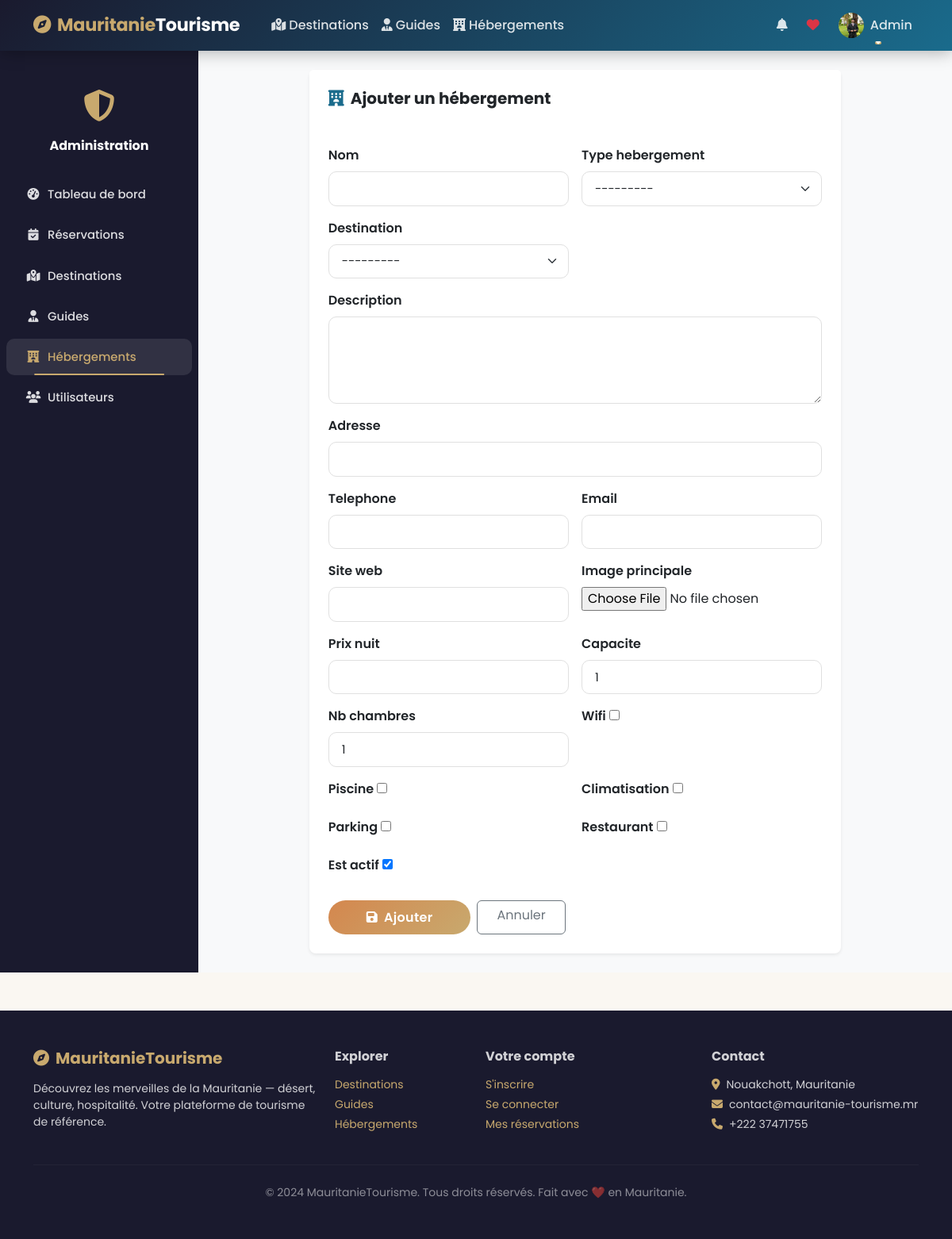
/administration/hebergements/ajouter/ (signed in), run on the app's committed database.
### main/models.py (models this page shows, shortened)
class Utilisateur(AbstractUser):
    ROLES = [
        ('visiteur', 'Visiteur'),
        ('utilisateur', 'Utilisateur'),
        ('admin', 'Administrateur'),
    ]
    role = models.CharField(max_length=20, choices=ROLES, default='visiteur')
    telephone = models.CharField(max_length=20, blank=True, null=True)
    adresse = models.CharField(max_length=255, blank=True, null=True)
    pays = models.CharField(max_length=100, blank=True, null=True)
    photo_profil = models.ImageField(upload_to='profils/', blank=True, null=True)
    date_inscription = models.DateTimeField(auto_now_add=True)
    est_actif = models.BooleanField(default=True)
    class Meta:
        db_table = 'UTILISATEUR'
        verbose_name = 'Utilisateur'
        verbose_name_plural = 'Utilisateurs'

### main/views.py (the view)
    def wrapper(request, *args, **kwargs):
        if not request.user.is_authenticated or request.user.role != 'admin':
            messages.error(request, 'Accès réservé aux administrateurs.')
            return redirect('connexion')
        return view_func(request, *args, **kwargs)

### main/models.py (called while the page is built)
    def __str__(self):
        return self.nom

    def __str__(self):
        return self.nom

### main/views.py (called while the page is built)
def admin_required(view_func):
    def wrapper(request, *args, **kwargs):
        if not request.user.is_authenticated or request.user.role != 'admin':
            messages.error(request, 'Accès réservé aux administrateurs.')
            return redirect('connexion')
        return view_func(request, *args, **kwargs)
    return wrapper

@admin_required
def admin_ajouter_hebergement(request):
    if request.method == 'POST':
        form = HebergementForm(request.POST, request.FILES)
        if form.is_valid():
            form.save()
            messages.success(request, 'Hébergement ajouté.')
            return redirect('admin_hebergements')
    else:
        form = HebergementForm()
    return render(request, 'admin_panel/form_hebergement.html', {'form': form, 'action': 'Ajouter'})

### templates/admin_panel/form_hebergement.html (shortened to what this page needs)
{% extends 'base.html' %}
{% block content %}
<div class="d-flex" style="min-height:calc(100vh - 56px)">
    <div class="admin-sidebar" style="width:250px;flex-shrink:0">
        <div class="text-center py-4">
            <div style="font-size:2.5rem;color:var(--sable)"><i class="fas fa-shield-alt"></i></div>
            <div class="text-white fw-bold mt-2">Administration</div>
        </div>
        <nav class="nav flex-column">
            <a class="nav-link" href="{% url 'admin_dashboard' %}"><i class="fas fa-tachometer-alt me-2"></i>Tableau de bord</a>
            <a class="nav-link" href="{% url 'admin_reservations' %}"><i class="fas fa-calendar-check me-2"></i>Réservations</a>
            <a class="nav-link" href="{% url 'admin_destinations' %}"><i class="fas fa-map-marked-alt me-2"></i>Destinations</a>
            <a class="nav-link" href="{% url 'admin_guides' %}"><i class="fas fa-user-tie me-2"></i>Guides</a>
            <a class="nav-link active" href="{% url 'admin_hebergements' %}"><i class="fas fa-hotel me-2"></i>Hébergements</a>
            <a class="nav-link" href="{% url 'admin_utilisateurs' %}"><i class="fas fa-users me-2"></i>Utilisateurs</a>
        </nav>
    </div>
    <div class="flex-fill p-4" style="background:#f8f9fa">
        <div class="row justify-content-center">
            <div class="col-lg-9">
                <div class="card border-0 rounded-3 shadow-sm">
                    <div class="card-header bg-white p-4 border-0">
                        <h5 class="fw-bold mb-0">
                            <i class="fas fa-hotel me-2" style="color:var(--ocean)"></i>{{ action }} un hébergement
                        </h5>
                    </div>
                    <div class="card-body p-4">
                        <form method="post" enctype="multipart/form-data">
                            <div class="row g-3">
                                {% for field in form %}
                                <div class="col-md-{% if field.name in 'description,adresse' %}12{% else %}6{% endif %}">
                                    <label class="form-label fw-semibold">{{ field.label }}</label>
                                    {{ field }}
                                </div>
                                {% endfor %}
                            </div>
                            <div class="d-flex gap-2 mt-4">
                                <button type="submit" class="btn btn-mauritanie px-5">
                                    <i class="fas fa-save me-2"></i>{{ action }}
                                </button>
                                <a href="{% url 'admin_hebergements' %}" class="btn btn-outline-secondary px-4">Annuler</a>
                            </div>
                        </form>
                    </div>
                </div>
            </div>
        </div>
    </div>
</div>
{% endblock %}

### templates/base.html (shortened to what this page needs)
<!DOCTYPE html>
<html lang="fr">
<head>
    <link href="https://cdn.jsdelivr.net/npm/bootstrap@5.3.0/dist/css/bootstrap.min.css" rel="stylesheet">
    <link href="https://cdnjs.cloudflare.com/ajax/libs/font-awesome/6.4.0/css/all.min.css" rel="stylesheet">
    {% load static %}
    <link rel="stylesheet" href="{% static 'css/style.css' %}">
</head>
<body>
<nav class="navbar navbar-expand-lg sticky-top">
    <div class="container">
        <a class="navbar-brand" href="{% url 'accueil' %}">
            <i class="fas fa-compass me-2"></i>Mauritanie<span>Tourisme</span>
        </a>
        <div class="collapse navbar-collapse" id="navMenu">
            <ul class="navbar-nav me-auto mb-2 mb-lg-0 ms-3">
                <li class="nav-item"><a class="nav-link" href="{% url 'destinations' %}"><i class="fas fa-map-marked-alt me-1"></i>Destinations</a></li>
                <li class="nav-item"><a class="nav-link" href="{% url 'guides' %}"><i class="fas fa-user-tie me-1"></i>Guides</a></li>
                <li class="nav-item"><a class="nav-link" href="{% url 'hebergements' %}"><i class="fas fa-hotel me-1"></i>Hébergements</a></li>
            </ul>
            <ul class="navbar-nav ms-auto align-items-center">
                {% if user.is_authenticated %}
                    <li class="nav-item me-2 position-relative">
                        <a class="nav-link" href="#" onclick="marquerLu()">
                            <i class="fas fa-bell"></i>
                        </a>
                    </li>
                    <li class="nav-item me-2">
                        <a class="nav-link" href="{% url 'mes_favoris' %}"><i class="fas fa-heart text-danger"></i></a>
                    </li>
                    <li class="nav-item dropdown">
                        <a class="nav-link dropdown-toggle d-flex align-items-center" href="#" data-bs-toggle="dropdown">
                            {% if user.photo_profil %}
                                <img src="{{ user.photo_profil.url }}" width="32" height="32" class="rounded-circle me-2" style="object-fit:cover">
                            {% else %}
                                <div class="bg-warning rounded-circle me-2 d-flex align-items-center justify-content-center" style="width:32px;height:32px;font-size:.8rem;font-weight:700">{{ user.username|first|upper }}</div>
                            {% endif %}
                            {{ user.first_name|default:user.username }}
                        </a>
                    </li>
                {% endif %}
            </ul>
        </div>
    </div>
</nav>
{% block content %}{% endblock %}
<footer class="py-5 mt-5">
    <div class="container">
        <div class="row g-4">
            <div class="col-md-4">
                <h5 class="fw-bold mb-3" style="color:var(--sable)"><i class="fas fa-compass me-2"></i>MauritanieTourisme</h5>
                <p class="small">Découvrez les merveilles de la Mauritanie — désert, culture, hospitalité. Votre plateforme de tourisme de référence.</p>
            </div>
            <div class="col-md-2">
                <h6 class="fw-bold mb-3">Explorer</h6>
                <ul class="list-unstyled small">
                    <li class="mb-1"><a href="{% url 'destinations' %}">Destinations</a></li>
                    <li class="mb-1"><a href="{% url 'guides' %}">Guides</a></li>
                    <li class="mb-1"><a href="{% url 'hebergements' %}">Hébergements</a></li>
                </ul>
            </div>
            <div class="col-md-3">
                <h6 class="fw-bold mb-3">Votre compte</h6>
                <ul class="list-unstyled small">
                    <li class="mb-1"><a href="{% url 'inscription' %}">S'inscrire</a></li>
                    <li class="mb-1"><a href="{% url 'connexion' %}">Se connecter</a></li>
                    {% if user.is_authenticated %}
                    <li class="mb-1"><a href="{% url 'mes_reservations' %}">Mes réservations</a></li>
                    {% endif %}
                </ul>
            </div>
            <div class="col-md-3">
                <h6 class="fw-bold mb-3">Contact</h6>
                <ul class="list-unstyled small">
                    <li class="mb-1"><i class="fas fa-map-marker-alt me-2" style="color:var(--sable)"></i>Nouakchott, Mauritanie</li>
                    <li class="mb-1"><i class="fas fa-envelope me-2" style="color:var(--sable)"></i>contact@mauritanie-tourisme.mr</li>
                    <li class="mb-1"><i class="fas fa-phone me-2" style="color:var(--sable)"></i>+222 37471755</li>
                </ul>
            </div>
        </div>
        <hr style="border-color:rgba(255,255,255,.15)" class="my-4">
        <div class="text-center small" style="color:rgba(255,255,255,.5)">
            © 2024 MauritanieTourisme. Tous droits réservés. Fait avec ❤️ en Mauritanie.
        </div>
    </div>
</footer>
</body>
</html>

### static/css/style.css (style rules this page uses)
:root { --sable: #C8A96E; --desert: #D4874E; --ocean: #1A6B8C; --vert: #2D7D46; --nuit: #1A1A2E; --creme: #FAF7F2; }
body { font-family: 'Poppins', sans-serif; background-color: var(--creme); color: #2d2d2d; }
h1, h2, h3, h4, h5, h6 { font-weight: 700; }
.btn-mauritanie { background: linear-gradient(135deg, var(--desert), var(--sable)); color: #fff !important; border: none; font-weight: 600; border-radius: 50px; padding: .55rem 1.8rem; transition: transform .2s, box-shadow .2s, filter .2s; letter-spacing: .3px; }
.navbar { background: linear-gradient(135deg, var(--nuit) 0%, #16213e 100%); box-shadow: 0 2px 20px rgba(0,0,0,.3); transition: padding .3s; }
.navbar-brand { font-weight: 800; font-size: 1.4rem; color: var(--sable) !important; letter-spacing: -.3px; }
.navbar-brand span { color: #fff; }
.nav-link { color: rgba(255,255,255,.82) !important; font-weight: 500; transition: color .25s; position: relative; }
.nav-link::after { content: ''; position: absolute; bottom: 0; left: 50%; transform: translateX(-50%); width: 0; height: 2px; background: var(--sable); transition: width .3s; border-radius: 2px; }
.nav-link:hover::after, .nav-link.active::after { width: 70%; }
.nav-link:hover, .nav-link.active { color: var(--sable) !important; }
.admin-sidebar { background: linear-gradient(180deg, var(--nuit) 0%, #16213e 100%); min-height: 100vh; }
.admin-sidebar .nav-link { color: rgba(255,255,255,.72); padding: .75rem 1.5rem; border-radius: 10px; margin: .15rem .5rem; transition: background .2s, color .2s; font-size: .93rem; }
.admin-sidebar .nav-link:hover, .admin-sidebar .nav-link.active { background: rgba(200,169,110,.18); color: var(--sable) !important; }
.admin-sidebar .nav-link i { width: 20px; text-align: center; }
.form-control, .form-select { border-radius: 10px; border-color: #e0e0e0; padding: .6rem 1rem; font-size: .93rem; transition: border-color .2s, box-shadow .2s; }
footer { background: linear-gradient(180deg, var(--nuit) 0%, #0d0d1a 100%); color: rgba(255,255,255,.75); }
footer a { color: var(--sable); text-decoration: none; transition: color .2s; }

### templates/base.html (style rules this page uses)
:root { --sable: #C8A96E; --desert: #D4874E; --ocean: #1A6B8C; --vert: #2D7D46; --nuit: #1A1A2E; --creme: #FAF7F2; }
* { font-family: 'Poppins', sans-serif; }
body { background: var(--creme); color: #2d2d2d; }
.navbar { background: linear-gradient(135deg, var(--nuit) 0%, var(--ocean) 100%); box-shadow: 0 2px 20px rgba(0,0,0,.3); }
.navbar-brand { font-weight: 700; font-size: 1.4rem; color: var(--sable) !important; }
.navbar-brand span { color: #fff; }
.nav-link { color: rgba(255,255,255,.85) !important; font-weight: 500; transition: .3s; }
.nav-link.active { color: var(--sable) !important; }
.btn-mauritanie { background: linear-gradient(135deg, var(--desert), var(--sable)); color: #fff; border: none; font-weight: 600; border-radius: 50px; padding: .6rem 1.8rem; transition: transform .2s, box-shadow .2s; }
footer { background: var(--nuit); color:rgba(255,255,255,.8); }
footer a { color: var(--sable); text-decoration:none; }
.admin-sidebar { background:var(--nuit); min-height:100vh; padding-top:1rem; }
.admin-sidebar .nav-link { color:rgba(255,255,255,.75); padding:.75rem 1.5rem; border-radius:10px; margin:.15rem .5rem; }
.admin-sidebar .nav-link:hover, .admin-sidebar .nav-link.active { background:rgba(255,255,255,.1); color:#fff; }
.admin-sidebar .nav-link i { width:20px; }

### data on the page
Utilisateur: photo_profil (picture), first_name "Admin"

### other printed values
{{ action }} "Ajouter"
{{ field.label }} "Nom" "Type hebergement" "Destination" "Description" "Adresse" "Telephone" "Email" "Site web" "Image principale" "Prix nuit" "Capacite" "Nb chambres" "Wifi" "Piscine" "Climatisation" "Parking" "Restaurant" "Est actif"
